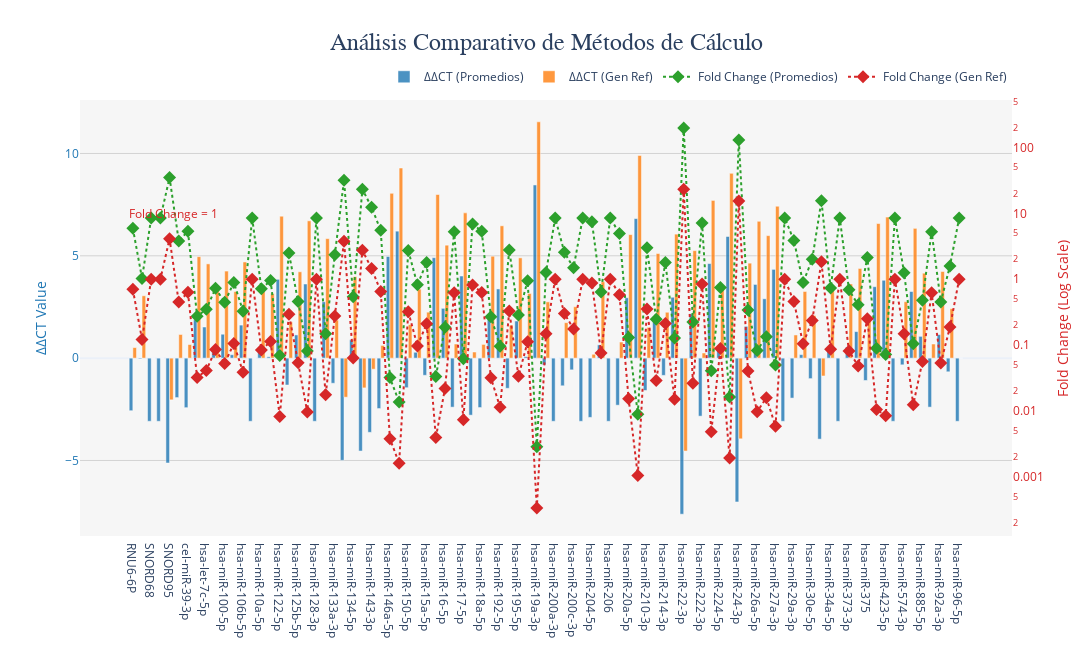

Notebook cell for this chart:
### Markdown cell above
### Análisis comparativo de métodos de cálculo


Este código crea una visualización combinada en Plotly que compara valores de ΔΔCT (barra) y Fold Change (línea), usando dos ejes Y. Los valores de ΔΔCT se representan en un eje Y izquierdo, mientras que los valores de Fold Change se trazan en el eje Y derecho con una escala logarítmica. Además:

- **Barras para ΔΔCT**: Comparan promedios y valores de genes de referencia.
- **Líneas y marcadores para Fold Change**: Usan diferentes colores y formas para distinguir entre promedios y genes de referencia.
- **Layout personalizado**: Incluye títulos, leyenda mejorada, anotaciones clave, y un esquema de colores claro.

### Code cell
import plotly.graph_objects as go

fig = go.Figure()

# =============================================================================
# 1. Barras para Delta-Delta CT (Eje Y Izquierdo)
# =============================================================================
fig.add_trace(go.Bar(
    x=df_consolidado['target'],
    y=df_consolidado['delta_delta_ct_promedio'],
    name='ΔΔCT (Promedios)',
    marker_color='#1f77b4',  # Azul estándar
    opacity=0.8,
    yaxis='y'
))

fig.add_trace(go.Bar(
    x=df_consolidado['target'],
    y=df_consolidado['delta_delta_ct_gen_ref'],
    name='ΔΔCT (Gen Ref)',
    marker_color='#ff7f0e',  # Naranja estándar
    opacity=0.8,
    yaxis='y'
))

# =============================================================================
# 2. Líneas + Marcadores para Fold Change (Eje Y Derecho - Escala Log)
# =============================================================================
fig.add_trace(go.Scatter(
    x=df_consolidado['target'],
    y=df_consolidado['fold_change_promedio'],
    name='Fold Change (Promedios)',
    mode='markers+lines',
    marker=dict(color='#2ca02c', size=10, symbol='diamond'),  # Verde
    line=dict(color='#2ca02c', width=2, dash='dot'),
    yaxis='y2'
))

fig.add_trace(go.Scatter(
    x=df_consolidado['target'],
    y=df_consolidado['fold_change_gen_ref'],
    name='Fold Change (Gen Ref)',
    mode='markers+lines',
    marker=dict(color='#d62728', size=10, symbol='diamond'),  # Rojo
    line=dict(color='#d62728', width=2, dash='dot'),
    yaxis='y2'
))

# =============================================================================
# 3. Ajustes de Layout
# =============================================================================
fig.update_layout(
    title=dict(
        text='Análisis Comparativo de Métodos de Cálculo',
        font=dict(size=24, family='Arial Black'),
        x=0.5
    ),
    template='plotly_white',
    barmode='group',
    yaxis=dict(
        title='ΔΔCT Value',
        titlefont=dict(color='#1f77b4', size=14),
        tickfont=dict(color='#1f77b4'),
        showgrid=True,
        gridcolor='lightgray'
    ),
    yaxis2=dict(
        title='Fold Change (Log Scale)',
        titlefont=dict(color='#d62728', size=14),
        tickfont=dict(color='#d62728'),
        overlaying='y',
        side='right',
        type='log',
        showgrid=False
    ),
    hovermode='x unified',
    legend=dict(
        orientation="h",
        yanchor="bottom",
        y=1.02,
        xanchor="right",
        x=1,
        bgcolor='rgba(255,255,255,0.9)'
    ),
    height=650,
    width=1200,
    margin=dict(b=100, t=100),
    plot_bgcolor='rgba(245,245,245,0.9)'
)

# =============================================================================
# 4. Anotaciones Clave
# =============================================================================
fig.add_annotation(
    text="Fold Change = 1",
    xref="paper", yref="y2",
    x=0.05, y=1,
    showarrow=False,
    font=dict(color="#d62728", size=12)
)

fig.show()


guardar_grafico(fig, 'analisis_comparativo.png')

### Figure 1 — Plotly figure (JSON) as saved in the notebook; plotly's stock layout.template omitted (floating-point values rounded to 4 significant figures)
{"data": [{"marker": {"color": "#1f77b4"}, "name": "ΔΔCT (Promedios)", "opacity": 0.8, "type": "bar", "x": ["RNU6-6P", "SNORD61", "SNORD68", "SNORD72", "SNORD95", "SNORD96A", "cel-miR-39-3p", "hsa-let-7a-5p", "hsa-let-7c-5p", "hsa-miR-1-3p", "hsa-miR-100-5p", "hsa-miR-103a-3p", "hsa-miR-106b-5p", "hsa-miR-107", "hsa-miR-10a-5p", "hsa-miR-10b-5p", "hsa-miR-122-5p", "hsa-miR-124-3p", "hsa-miR-125b-5p", "hsa-miR-126-3p", "hsa-miR-128-3p", "hsa-miR-130b-3p", "hsa-miR-133a-3p", "hsa-miR-133b", "hsa-miR-134-5p", "hsa-miR-141-3p", "hsa-miR-143-3p", "hsa-miR-145-5p", "hsa-miR-146a-5p", "hsa-miR-148-3p", "hsa-miR-150-5p", "hsa-miR-155-5p", "hsa-miR-15a-5p", "hsa-miR-15b-5p", "hsa-miR-16-5p", "hsa-miR-17-3p", "hsa-miR-17-5p", "hsa-miR-184", "hsa-miR-18a-5p", "hsa-miR-191-5p", "hsa-miR-192-5p", "hsa-miR-193-5p", "hsa-miR-195-5p", "hsa-miR-196a-5p", "hsa-miR-19a-3p", "hsa-miR-19b-3p", "hsa-miR-200a-3p", "hsa-miR-200b-3p", "hsa-miR-200c-3p", "hsa-miR-203a-3p", "hsa-miR-204-5p", "hsa-miR-205-5p", "hsa-miR-206", "hsa-miR-208a-3p", "hsa-miR-20a-5p", "hsa-miR-21-5p", "hsa-miR-210-3p", "hsa-miR-211-5p", "hsa-miR-214-3p", "hsa-miR-215-5p", "hsa-miR-22-3p", "hsa-miR-221-3p", "hsa-miR-222-3p", "hsa-miR-223-3p", "hsa-miR-224-5p", "hsa-miR-23a-3p", "hsa-miR-24-3p", "hsa-miR-25-3p", "hsa-miR-26a-5p", "hsa-miR-26b-5p", "hsa-miR-27a-3p", "hsa-miR-296-5p", "hsa-miR-29a-3p", "hsa-miR-30d-5p", "hsa-miR-30e-5p", "hsa-miR-31-5p", "hsa-miR-34a-5p", "hsa-miR-372-3p", "hsa-miR-373-3p", "hsa-miR-374-5p", "hsa-miR-375", "hsa-miR-376c-3p", "hsa-miR-423-5p", "hsa-miR-499a-5p", "hsa-miR-574-3p", "hsa-miR-7-5p", "hsa-miR-885-5p", "hsa-miR-9-5p", "hsa-miR-92a-3p", "hsa-miR-93-5p", "hsa-miR-96-5p"], "y": [-2.569, -0.03789, -3.085, -3.085, -5.124, -1.928, -2.42, 1.875, 1.521, 0.4648, 1.169, 0.1674, 1.615, -3.085, 0.4908, 0.06677, 3.853, -1.313, 1.135, 3.624, -3.085, 2.755, -1.227, -4.993, 0.8948, -4.539, -3.625, -2.463, 4.968, 6.205, -1.445, 0.2881, -0.8386, 4.909, 2.434, -2.395, 4.013, -2.785, -2.414, 1.895, 3.381, -1.473, 1.815, 0.07544, 8.462, -0.3339, -3.085, -1.352, -0.5726, -3.085, -2.895, 0.6474, -3.085, -2.299, 2.951, 6.819, -1.58, 2.028, -0.8426, 2.975, -7.625, 2.167, -2.834, 4.621, 0.4181, 5.944, -7.027, 1.556, 3.602, 2.901, 4.338, -3.085, -1.952, 0.1728, -1.001, -3.957, 0.4514, -3.085, 0.5394, 1.297, -1.091, 3.491, 3.805, -3.085, -0.3266, 3.256, 1.065, -2.394, 1.149, -0.6672, -3.085], "yaxis": "y"}, {"marker": {"color": "#ff7f0e"}, "name": "ΔΔCT (Gen Ref)", "opacity": 0.8, "type": "bar", "x": ["RNU6-6P", "SNORD61", "SNORD68", "SNORD72", "SNORD95", "SNORD96A", "cel-miR-39-3p", "hsa-let-7a-5p", "hsa-let-7c-5p", "hsa-miR-1-3p", "hsa-miR-100-5p", "hsa-miR-103a-3p", "hsa-miR-106b-5p", "hsa-miR-107", "hsa-miR-10a-5p", "hsa-miR-10b-5p", "hsa-miR-122-5p", "hsa-miR-124-3p", "hsa-miR-125b-5p", "hsa-miR-126-3p", "hsa-miR-128-3p", "hsa-miR-130b-3p", "hsa-miR-133a-3p", "hsa-miR-133b", "hsa-miR-134-5p", "hsa-miR-141-3p", "hsa-miR-143-3p", "hsa-miR-145-5p", "hsa-miR-146a-5p", "hsa-miR-148-3p", "hsa-miR-150-5p", "hsa-miR-155-5p", "hsa-miR-15a-5p", "hsa-miR-15b-5p", "hsa-miR-16-5p", "hsa-miR-17-3p", "hsa-miR-17-5p", "hsa-miR-184", "hsa-miR-18a-5p", "hsa-miR-191-5p", "hsa-miR-192-5p", "hsa-miR-193-5p", "hsa-miR-195-5p", "hsa-miR-196a-5p", "hsa-miR-19a-3p", "hsa-miR-19b-3p", "hsa-miR-200a-3p", "hsa-miR-200b-3p", "hsa-miR-200c-3p", "hsa-miR-203a-3p", "hsa-miR-204-5p", "hsa-miR-205-5p", "hsa-miR-206", "hsa-miR-208a-3p", "hsa-miR-20a-5p", "hsa-miR-21-5p", "hsa-miR-210-3p", "hsa-miR-211-5p", "hsa-miR-214-3p", "hsa-miR-215-5p", "hsa-miR-22-3p", "hsa-miR-221-3p", "hsa-miR-222-3p", "hsa-miR-223-3p", "hsa-miR-224-5p", "hsa-miR-23a-3p", "hsa-miR-24-3p", "hsa-miR-25-3p", "hsa-miR-26a-5p", "hsa-miR-26b-5p", "hsa-miR-27a-3p", "hsa-miR-296-5p", "hsa-miR-29a-3p", "hsa-miR-30d-5p", "hsa-miR-30e-5p", "hsa-miR-31-5p", "hsa-miR-34a-5p", "hsa-miR-372-3p", "hsa-miR-373-3p", "hsa-miR-374-5p", "hsa-miR-375", "hsa-miR-376c-3p", "hsa-miR-423-5p", "hsa-miR-499a-5p", "hsa-miR-574-3p", "hsa-miR-7-5p", "hsa-miR-885-5p", "hsa-miR-9-5p", "hsa-miR-92a-3p", "hsa-miR-93-5p", "hsa-miR-96-5p"], "y": [0.5167, 3.047, 0, 0, -2.039, 1.157, 0.665, 4.96, 4.607, 3.55, 4.255, 3.253, 4.7, 0, 3.576, 3.152, 6.938, 1.772, 4.22, 6.709, 0, 5.84, 1.859, -1.908, 3.98, -1.454, -0.54, 0.622, 8.053, 9.29, 1.64, 3.373, 2.247, 7.995, 5.519, 0.6907, 7.098, 0.3, 0.6713, 4.98, 6.467, 1.612, 4.9, 3.161, 11.55, 2.751, 0, 1.733, 2.513, 0, 0.19, 3.733, 0, 0.7867, 6.037, 9.905, 1.505, 5.113, 2.243, 6.06, -4.539, 5.253, 0.2513, 7.707, 3.503, 9.029, -3.942, 4.641, 6.687, 5.987, 7.423, 0, 1.133, 3.258, 2.084, -0.8713, 3.537, 0, 3.625, 4.383, 1.994, 6.577, 6.891, 0, 2.759, 6.341, 4.151, 0.6913, 4.235, 2.418, 0], "yaxis": "y"}, {"line": {"color": "#2ca02c", "dash": "dot", "width": 2}, "marker": {"color": "#2ca02c", "size": 10, "symbol": "diamond"}, "mode": "markers+lines", "name": "Fold Change (Promedios)", "type": "scatter", "x": ["RNU6-6P", "SNORD61", "SNORD68", "SNORD72", "SNORD95", "SNORD96A", "cel-miR-39-3p", "hsa-let-7a-5p", "hsa-let-7c-5p", "hsa-miR-1-3p", "hsa-miR-100-5p", "hsa-miR-103a-3p", "hsa-miR-106b-5p", "hsa-miR-107", "hsa-miR-10a-5p", "hsa-miR-10b-5p", "hsa-miR-122-5p", "hsa-miR-124-3p", "hsa-miR-125b-5p", "hsa-miR-126-3p", "hsa-miR-128-3p", "hsa-miR-130b-3p", "hsa-miR-133a-3p", "hsa-miR-133b", "hsa-miR-134-5p", "hsa-miR-141-3p", "hsa-miR-143-3p", "hsa-miR-145-5p", "hsa-miR-146a-5p", "hsa-miR-148-3p", "hsa-miR-150-5p", "hsa-miR-155-5p", "hsa-miR-15a-5p", "hsa-miR-15b-5p", "hsa-miR-16-5p", "hsa-miR-17-3p", "hsa-miR-17-5p", "hsa-miR-184", "hsa-miR-18a-5p", "hsa-miR-191-5p", "hsa-miR-192-5p", "hsa-miR-193-5p", "hsa-miR-195-5p", "hsa-miR-196a-5p", "hsa-miR-19a-3p", "hsa-miR-19b-3p", "hsa-miR-200a-3p", "hsa-miR-200b-3p", "hsa-miR-200c-3p", "hsa-miR-203a-3p", "hsa-miR-204-5p", "hsa-miR-205-5p", "hsa-miR-206", "hsa-miR-208a-3p", "hsa-miR-20a-5p", "hsa-miR-21-5p", "hsa-miR-210-3p", "hsa-miR-211-5p", "hsa-miR-214-3p", "hsa-miR-215-5p", "hsa-miR-22-3p", "hsa-miR-221-3p", "hsa-miR-222-3p", "hsa-miR-223-3p", "hsa-miR-224-5p", "hsa-miR-23a-3p", "hsa-miR-24-3p", "hsa-miR-25-3p", "hsa-miR-26a-5p", "hsa-miR-26b-5p", "hsa-miR-27a-3p", "hsa-miR-296-5p", "hsa-miR-29a-3p", "hsa-miR-30d-5p", "hsa-miR-30e-5p", "hsa-miR-31-5p", "hsa-miR-34a-5p", "hsa-miR-372-3p", "hsa-miR-373-3p", "hsa-miR-374-5p", "hsa-miR-375", "hsa-miR-376c-3p", "hsa-miR-423-5p", "hsa-miR-499a-5p", "hsa-miR-574-3p", "hsa-miR-7-5p", "hsa-miR-885-5p", "hsa-miR-9-5p", "hsa-miR-92a-3p", "hsa-miR-93-5p", "hsa-miR-96-5p"], "y": [5.932, 1.027, 8.487, 8.487, 34.87, 3.805, 5.353, 0.2727, 0.3483, 0.7246, 0.4446, 0.8904, 0.3265, 8.487, 0.7116, 0.9548, 0.06921, 2.485, 0.4554, 0.0811, 8.487, 0.1482, 2.34, 31.85, 0.5378, 23.25, 12.34, 5.514, 0.03195, 0.01356, 2.723, 0.819, 1.788, 0.03327, 0.185, 5.258, 0.06195, 6.893, 5.329, 0.2689, 0.09596, 2.776, 0.2842, 0.9491, 0.002836, 1.26, 8.487, 2.552, 1.487, 8.487, 7.44, 0.6384, 8.487, 4.92, 0.1293, 0.008854, 2.989, 0.2452, 1.793, 0.1272, 197.3, 0.2226, 7.13, 0.04063, 0.7484, 0.01624, 130.4, 0.3401, 0.08235, 0.1338, 0.04944, 8.487, 3.869, 0.8871, 2.002, 15.53, 0.7313, 8.487, 0.688, 0.4068, 2.131, 0.08891, 0.07152, 8.487, 1.254, 0.1047, 0.4778, 5.256, 0.4508, 1.588, 8.487], "yaxis": "y2"}, {"line": {"color": "#d62728", "dash": "dot", "width": 2}, "marker": {"color": "#d62728", "size": 10, "symbol": "diamond"}, "mode": "markers+lines", "name": "Fold Change (Gen Ref)", "type": "scatter", "x": ["RNU6-6P", "SNORD61", "SNORD68", "SNORD72", "SNORD95", "SNORD96A", "cel-miR-39-3p", "hsa-let-7a-5p", "hsa-let-7c-5p", "hsa-miR-1-3p", "hsa-miR-100-5p", "hsa-miR-103a-3p", "hsa-miR-106b-5p", "hsa-miR-107", "hsa-miR-10a-5p", "hsa-miR-10b-5p", "hsa-miR-122-5p", "hsa-miR-124-3p", "hsa-miR-125b-5p", "hsa-miR-126-3p", "hsa-miR-128-3p", "hsa-miR-130b-3p", "hsa-miR-133a-3p", "hsa-miR-133b", "hsa-miR-134-5p", "hsa-miR-141-3p", "hsa-miR-143-3p", "hsa-miR-145-5p", "hsa-miR-146a-5p", "hsa-miR-148-3p", "hsa-miR-150-5p", "hsa-miR-155-5p", "hsa-miR-15a-5p", "hsa-miR-15b-5p", "hsa-miR-16-5p", "hsa-miR-17-3p", "hsa-miR-17-5p", "hsa-miR-184", "hsa-miR-18a-5p", "hsa-miR-191-5p", "hsa-miR-192-5p", "hsa-miR-193-5p", "hsa-miR-195-5p", "hsa-miR-196a-5p", "hsa-miR-19a-3p", "hsa-miR-19b-3p", "hsa-miR-200a-3p", "hsa-miR-200b-3p", "hsa-miR-200c-3p", "hsa-miR-203a-3p", "hsa-miR-204-5p", "hsa-miR-205-5p", "hsa-miR-206", "hsa-miR-208a-3p", "hsa-miR-20a-5p", "hsa-miR-21-5p", "hsa-miR-210-3p", "hsa-miR-211-5p", "hsa-miR-214-3p", "hsa-miR-215-5p", "hsa-miR-22-3p", "hsa-miR-221-3p", "hsa-miR-222-3p", "hsa-miR-223-3p", "hsa-miR-224-5p", "hsa-miR-23a-3p", "hsa-miR-24-3p", "hsa-miR-25-3p", "hsa-miR-26a-5p", "hsa-miR-26b-5p", "hsa-miR-27a-3p", "hsa-miR-296-5p", "hsa-miR-29a-3p", "hsa-miR-30d-5p", "hsa-miR-30e-5p", "hsa-miR-31-5p", "hsa-miR-34a-5p", "hsa-miR-372-3p", "hsa-miR-373-3p", "hsa-miR-374-5p", "hsa-miR-375", "hsa-miR-376c-3p", "hsa-miR-423-5p", "hsa-miR-499a-5p", "hsa-miR-574-3p", "hsa-miR-7-5p", "hsa-miR-885-5p", "hsa-miR-9-5p", "hsa-miR-92a-3p", "hsa-miR-93-5p", "hsa-miR-96-5p"], "y": [0.699, 0.121, 1, 1, 4.109, 0.4483, 0.6307, 0.03213, 0.04104, 0.08538, 0.05239, 0.1049, 0.03847, 1, 0.08385, 0.1125, 0.008156, 0.2928, 0.05366, 0.009556, 1, 0.01746, 0.2757, 3.753, 0.06337, 2.74, 1.454, 0.6498, 0.003764, 0.001597, 0.3209, 0.0965, 0.2107, 0.003921, 0.0218, 0.6196, 0.007299, 0.8123, 0.6279, 0.03169, 0.01131, 0.3271, 0.03349, 0.1118, 0.0003341, 0.1485, 1, 0.3008, 0.1752, 1, 0.8766, 0.07522, 1, 0.5797, 0.01523, 0.001043, 0.3522, 0.02889, 0.2113, 0.01499, 23.25, 0.02623, 0.8401, 0.004787, 0.08818, 0.001914, 15.37, 0.04007, 0.009703, 0.01577, 0.005826, 1, 0.4559, 0.1045, 0.2359, 1.829, 0.08617, 1, 0.08107, 0.04794, 0.251, 0.01048, 0.008428, 1, 0.1478, 0.01233, 0.0563, 0.6193, 0.05312, 0.1871, 1], "yaxis": "y2"}], "layout": {"annotations": [{"font": {"color": "#d62728", "size": 12}, "showarrow": false, "text": "Fold Change = 1", "x": 0.05, "xref": "paper", "y": 1, "yref": "y2"}], "barmode": "group", "height": 650, "hovermode": "x unified", "legend": {"bgcolor": "rgba(255,255,255,0.9)", "orientation": "h", "x": 1, "xanchor": "right", "y": 1.02, "yanchor": "bottom"}, "margin": {"b": 100, "t": 100}, "plot_bgcolor": "rgba(245,245,245,0.9)", "title": {"font": {"family": "Arial Black", "size": 24}, "text": "Análisis Comparativo de Métodos de Cálculo", "x": 0.5}, "width": 1200, "yaxis": {"gridcolor": "lightgray", "showgrid": true, "tickfont": {"color": "#1f77b4"}, "title": {"font": {"color": "#1f77b4", "size": 14}, "text": "ΔΔCT Value"}}, "yaxis2": {"overlaying": "y", "showgrid": false, "side": "right", "tickfont": {"color": "#d62728"}, "title": {"font": {"color": "#d62728", "size": 14}, "text": "Fold Change (Log Scale)"}, "type": "log"}}}
